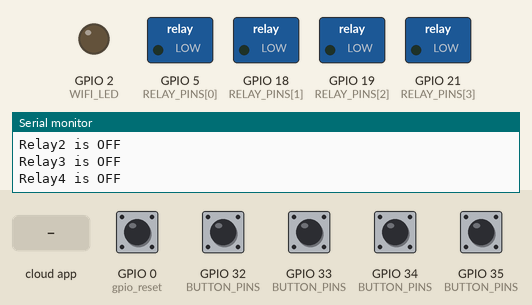
Simulated run of this sketch. Board: ESP32. Parts: switched loads named in the sketch (green lamp = pin HIGH), output pins drawn as LEDs (lit = HIGH), the last lines printed to the serial monitor. Inputs (shaded band) come from the test bench; at power-on: GPIO 0 (gpio_reset), GPIO 32 (BUTTON_PINS), GPIO 33 (BUTTON_PINS), GPIO 34 (BUTTON_PINS), GPIO 35 (BUTTON_PINS) HIGH. WiFi joins after 1.5 s; servers stay silent unless stated; EEPROM starts erased.

Above: at 1.2 s.
1.3 s: GPIO 32 (BUTTON_PINS) pulled LOW for 0.15 s
At 2.7 s:
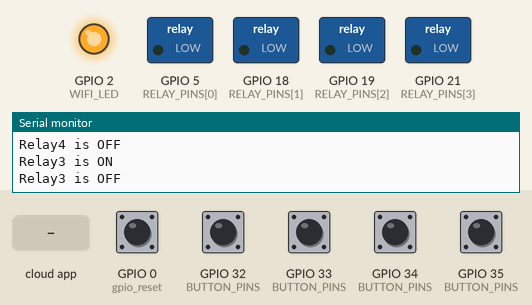
3.0 s: the phone or cloud app sets Switch1 to 1
At 4.0 s:
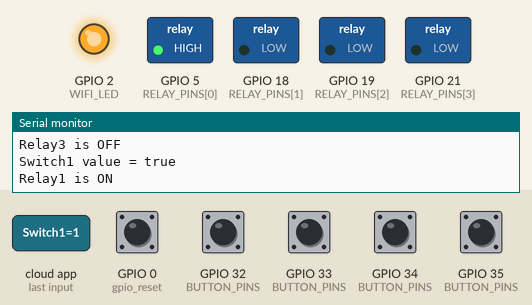
4.5 s: GPIO 33 (BUTTON_PINS) pulled LOW for 0.15 s
At 4.67 s:
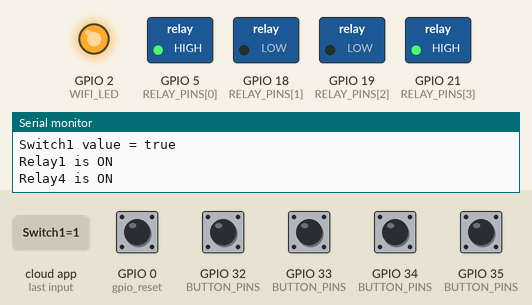
6.2 s: GPIO 35 (BUTTON_PINS) pulled LOW for 0.15 s
At 6.38 s:
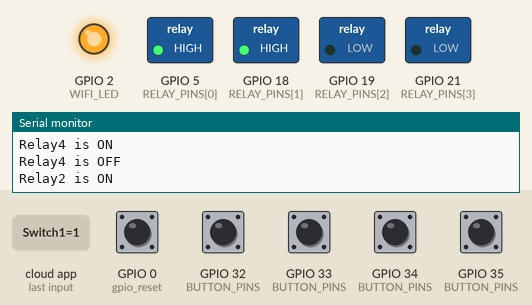
7.9 s: the phone or cloud app sets Switch3 to 1
At 8.5 s:
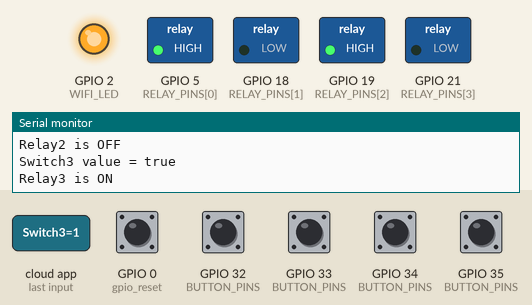
9.4 s: GPIO 34 (BUTTON_PINS) pulled LOW for 0.15 s
At 9.59 s:
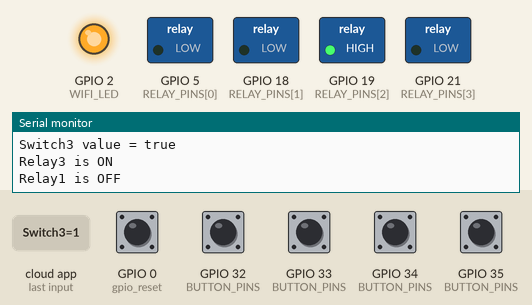
Timing chart, 0 to 12.1 s (numbered marks = the images above; inputs shaded):
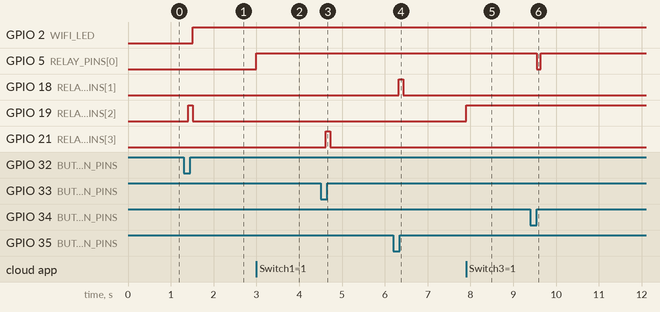

The sketch:

esp32_4sw.ino
```cpp
#include "RMaker.h"
#include "WiFi.h"
#include "WiFiProv.h"
#include <Preferences.h>
#include <ezButton.h>

//---------------------------------------------------
const char* service_name = "Prov_Tahidul";
const char* pop = "12345678";

// Device Names
const char* device_names[4] = {"Switch1", "Switch2", "Switch3", "Switch4"};

// GPIO mapping
static const uint8_t RELAY_PINS[4] = {5, 18, 19, 21};   // D23, D22, D21, D19
static const uint8_t BUTTON_PINS[4] = {34, 35, 32, 33};
static const uint8_t WIFI_LED = 2;   // D2
static const uint8_t gpio_reset = 0;

// Relay State
bool relay_states[4] = {LOW, LOW, LOW, LOW};

// RainMaker device objects
static Switch* my_switches[4];

// Preferences for NVS storage
Preferences preferences;

// ezButton objects
ezButton buttons[4] = {ezButton(BUTTON_PINS[0]), ezButton(BUTTON_PINS[1]), ezButton(BUTTON_PINS[2]), ezButton(BUTTON_PINS[3])};

/****************************************************************************************************
 * sysProvEvent Function
 *****************************************************************************************************/
void sysProvEvent(arduino_event_t *sys_event)
{
    switch (sys_event->event_id) {
        case ARDUINO_EVENT_PROV_START:
#if CONFIG_IDF_TARGET_ESP32
            Serial.printf("\nProvisioning Started with name \"%s\" and PoP \"%s\" on BLE\n", service_name, pop);
            printQR(service_name, pop, "ble");
#else
            Serial.printf("\nProvisioning Started with name \"%s\" and PoP \"%s\" on SoftAP\n", service_name, pop);
            printQR(service_name, pop, "softap");
#endif
            break;
        case ARDUINO_EVENT_WIFI_STA_CONNECTED:
            Serial.printf("\nConnected to Wi-Fi!\n");
            digitalWrite(WIFI_LED, HIGH);
            break;
    }
}

/****************************************************************************************************
 * write_callback Function
 *****************************************************************************************************/
void write_callback(Device *device, Param *param, const param_val_t val, void *priv_data, write_ctx_t *ctx)
{
    const char* device_name = device->getDeviceName();
    const char* param_name = param->getParamName();

    for (int i = 0; i < 4; i++) {
        if(strcmp(device_name, device_names[i]) == 0 && strcmp(param_name, "Power") == 0) {
            Serial.printf("%s value = %s\n", device_names[i], val.val.b ? "true" : "false");
            relay_states[i] = !val.val.b; // invert logic if needed
            control_relay(i, relay_states[i]);
        }
    }
}

/****************************************************************************************************
 * setup Function
 *****************************************************************************************************/
void setup(){
    uint32_t chipId = 0;
    Serial.begin(115200);

    preferences.begin("relays", false);

    // Set the Relays GPIOs as output mode and initialize relays/buttons
    for (int i = 0; i < 4; i++) {
        pinMode(RELAY_PINS[i], OUTPUT);
        buttons[i].setDebounceTime(100);

        // Retrieve relay states from Preferences (NVS) or set to default LOW
        char key[8];
        snprintf(key, sizeof(key), "relay%d", i+1);
        relay_states[i] = preferences.getBool(key, LOW);

        digitalWrite(RELAY_PINS[i], relay_states[i]);
    }

    pinMode(gpio_reset, INPUT);
    pinMode(WIFI_LED, OUTPUT);
    digitalWrite(WIFI_LED, LOW);

    Node my_node = RMaker.initNode("Ahmad_Logs");

    // Initialize switch devices
    for (int i = 0; i < 4; i++) {
        my_switches[i] = new Switch(device_names[i], (void*)&RELAY_PINS[i]);
        my_switches[i]->addCb(write_callback);
        my_node.addDevice(*my_switches[i]);
    }

    // Uncomment if you need these services:
    // RMaker.enableOTA(OTA_USING_PARAMS);
    // RMaker.enableTZService();
    // RMaker.enableSchedule();

    for(int i=0; i<17; i=i+8) {
        chipId |= ((ESP.getEfuseMac() >> (40 - i)) & 0xff) << i;
    }

    Serial.printf("\nChip ID:  %d Service Name: %s\n", chipId, service_name);
    Serial.printf("\nStarting ESP-RainMaker\n");
    RMaker.start();

    WiFi.onEvent(sysProvEvent);
#if CONFIG_IDF_TARGET_ESP32
    WiFiProv.beginProvision(NETWORK_PROV_SCHEME_BLE, NETWORK_PROV_SCHEME_HANDLER_FREE_BTDM, NETWORK_PROV_SECURITY_1, pop, service_name);
#else
    WiFiProv.beginProvision(NETWORK_PROV_SCHEME_SOFTAP, NETWORK_PROV_SCHEME_HANDLER_NONE, NETWORK_PROV_SECURITY_1, pop, service_name);
#endif

    // Report initial states
    for (int i = 0; i < 4; i++) {
        my_switches[i]->updateAndReportParam(ESP_RMAKER_DEF_POWER_NAME, relay_states[i]);
        Serial.printf("Relay%d is %s \n", i+1, relay_states[i] ? "ON" : "OFF");
    }
}

/****************************************************************************************************
 * loop Function
 *****************************************************************************************************/
void loop()
{
    // Read GPIO0 (external button to reset device)
    if(digitalRead(gpio_reset) == LOW) { //Push button pressed
        Serial.printf("Reset Button Pressed!\n");
        delay(100);
        int startTime = millis();
        while(digitalRead(gpio_reset) == LOW) delay(50);
        int endTime = millis();

        if ((endTime - startTime) > 10000) {
            // If key pressed for more than 10secs, reset all
            Serial.printf("Reset to factory.\n");
            RMakerFactoryReset(2);
        }
        else if ((endTime - startTime) > 3000) {
            Serial.printf("Reset Wi-Fi.\n");
            // If key pressed for more than 3secs, but less than 10, reset Wi-Fi
            RMakerWiFiReset(2);
        }
    }

    delay(100);

    digitalWrite(WIFI_LED, WiFi.status() == WL_CONNECTED ? HIGH : LOW);

    button_control();
}

/*******************************************************************************
 * button_control function:
 ******************************************************************************/
void button_control(){
    for (int i = 0; i < 4; i++) {
        buttons[i].loop();
        if(buttons[i].isPressed()){
            control_relay(i, relay_states[i]);
            my_switches[i]->updateAndReportParam(ESP_RMAKER_DEF_POWER_NAME, relay_states[i]);
        }
    }
}

/****************************************************************************************************
 * control_relay Function
 *****************************************************************************************************/
void control_relay(int idx, boolean &status){
    status = !status;
    digitalWrite(RELAY_PINS[idx], status);
    preferences.begin("relays", false);
    char key[8];
    snprintf(key, sizeof(key), "relay%d", idx+1);
    preferences.putBool(key, status);
    preferences.end();
    Serial.printf("Relay%d is %s\n", idx+1, status ? "ON" : "OFF");
}
```

RMaker.cpp
```cpp
#include "sdkconfig.h"
#ifdef CONFIG_ESP_RMAKER_WORK_QUEUE_TASK_STACK
#include "RMaker.h"
#include <esp_rmaker_schedule.h>
#include <esp_rmaker_utils.h>
#include <esp_rmaker_scenes.h>
#include <esp_rmaker_common_events.h>
bool wifiLowLevelInit(bool persistent);
static esp_err_t err;

extern "C" bool verifyRollbackLater() {
  return true;
}

static void event_handler(void *arg, esp_event_base_t event_base, int32_t event_id, void *event_data) {
  if (event_base == RMAKER_EVENT) {
    switch (event_id) {
      case RMAKER_EVENT_INIT_DONE:        log_i("RainMaker Initialized."); break;
      case RMAKER_EVENT_CLAIM_STARTED:    log_i("RainMaker Claim Started."); break;
      case RMAKER_EVENT_CLAIM_SUCCESSFUL: log_i("RainMaker Claim Successful."); break;
      case RMAKER_EVENT_CLAIM_FAILED:     log_i("RainMaker Claim Failed."); break;
      default:                            log_i("Unhandled RainMaker Event:");
    }
  } else if (event_base == RMAKER_COMMON_EVENT) {
    switch (event_id) {
      case RMAKER_EVENT_REBOOT:            log_i("Rebooting in %d seconds.", *((uint8_t *)event_data)); break;
      case RMAKER_EVENT_WIFI_RESET:        log_i("Wi-Fi credentials reset."); break;
      case RMAKER_EVENT_FACTORY_RESET:     log_i("Node reset to factory defaults."); break;
      case RMAKER_MQTT_EVENT_CONNECTED:    log_i("MQTT Connected."); break;
      case RMAKER_MQTT_EVENT_DISCONNECTED: log_i("MQTT Disconnected."); break;
      case RMAKER_MQTT_EVENT_PUBLISHED:    log_i("MQTT Published. Msg id: %d.", *((int *)event_data)); break;
      default:                             log_w("Unhandled RainMaker Common Event: %" PRIi32, event_id);
    }
  } else if (event_base == RMAKER_OTA_EVENT) {
    if (event_data == NULL) {
      event_data = (void *)"";
    }
    switch (event_id) {
      case RMAKER_OTA_EVENT_STARTING:    log_i("Starting OTA"); break;
      case RMAKER_OTA_EVENT_IN_PROGRESS: log_i("OTA in progress : %s", (char *)event_data); break;
      case RMAKER_OTA_EVENT_SUCCESSFUL:  log_i("OTA Successful : %s", (char *)event_data); break;
      case RMAKER_OTA_EVENT_FAILED:      log_i("OTA Failed : %s", (char *)event_data); break;
      case RMAKER_OTA_EVENT_DELAYED:     log_i("OTA Delayed : %s", (char *)event_data); break;
      case RMAKER_OTA_EVENT_REJECTED:    log_i("OTA Rejected : %s", (char *)event_data); break;
      default:                           log_i("Unhandled OTA Event"); break;
    }
  }
}

void RMakerClass::setTimeSync(bool val) {
  rainmaker_cfg.enable_time_sync = val;
}

Node RMakerClass::initNode(const char *name, const char *type) {
  wifiLowLevelInit(true);
  Node node;
  esp_rmaker_node_t *rnode = NULL;
  esp_event_handler_register(RMAKER_EVENT, ESP_EVENT_ANY_ID, &event_handler, NULL);
  esp_event_handler_register(RMAKER_OTA_EVENT, ESP_EVENT_ANY_ID, &event_handler, NULL);
  esp_event_handler_register(RMAKER_COMMON_EVENT, ESP_EVENT_ANY_ID, &event_handler, NULL);
  rnode = esp_rmaker_node_init(&rainmaker_cfg, name, type);
  if (!rnode) {
    log_e("Node init failed");
    return node;
  }
  node.setNodeHandle(rnode);
  return node;
}

esp_err_t RMakerClass::start() {
  err = esp_rmaker_start();
  if (err != ESP_OK) {
    log_e("ESP RainMaker core task failed");
  }
  return err;
}

esp_err_t RMakerClass::stop() {
  err = esp_rmaker_stop();
  if (err != ESP_OK) {
    log_e("ESP RainMaker stop error");
  }
  return err;
}

esp_err_t RMakerClass::deinitNode(Node rnode) {
  err = esp_rmaker_node_deinit(rnode.getNodeHandle());
  if (err != ESP_OK) {
    log_e("Node deinit failed");
  }
  return err;
}

esp_err_t RMakerClass::setTimeZone(const char *tz) {
  err = esp_rmaker_time_set_timezone(tz);
  if (err != ESP_OK) {
    log_e("Setting time zone error");
  }
  return err;
}

esp_err_t RMakerClass::enableSchedule() {
  err = esp_rmaker_schedule_enable();
  if (err != ESP_OK) {
    log_e("Schedule enable failed");
  }
  return err;
}

esp_err_t RMakerClass::enableTZService() {
  err = esp_rmaker_timezone_service_enable();
  if (err != ESP_OK) {
    log_e("Timezone service enable failed");
  }
  return err;
}

esp_err_t RMakerClass::enableOTA(ota_type_t type, const char *cert) {
  esp_rmaker_ota_config_t ota_config = {.ota_cb = NULL, .ota_diag = NULL, .server_cert = cert, .priv = NULL};
  err = esp_rmaker_ota_enable(&ota_config, type);
  if (err != ESP_OK) {
    log_e("OTA enable failed");
  }
  return err;
}

esp_err_t RMakerClass::enableScenes() {
  err = esp_rmaker_scenes_enable();
  if (err != ESP_OK) {
    log_e("Scenes enable failed");
  }
  return err;
}

esp_err_t RMakerClass::enableSystemService(uint16_t flags, int8_t reboot_seconds, int8_t reset_seconds, int8_t reset_reboot_seconds) {
  esp_rmaker_system_serv_config_t config = {
    .flags = flags, .reboot_seconds = reboot_seconds, .reset_seconds = reset_seconds, .reset_reboot_seconds = reset_reboot_seconds
  };
  err = esp_rmaker_system_service_enable(&config);
  return err;
}

RMakerClass RMaker;
#endif
```

RMaker.h
```cpp
// (licence header left out)
#pragma once
#include "sdkconfig.h"
#ifdef CONFIG_ESP_RMAKER_WORK_QUEUE_TASK_STACK
#include "esp_system.h"
#include "Arduino.h"
#include "RMakerNode.h"
#include "RMakerQR.h"
#include "RMakerUtils.h"
#include <esp_rmaker_standard_types.h>

class RMakerClass {
private:
  esp_rmaker_config_t rainmaker_cfg = {false};

public:
  void setTimeSync(bool val);
  Node initNode(const char *name, const char *type = "ESP RainMaker with Arduino");
  esp_err_t deinitNode(Node node);
  esp_err_t setTimeZone(const char *tz = "Asia/Shanghai");
  esp_err_t enableSchedule();
  esp_err_t enableTZService();
  esp_err_t enableOTA(ota_type_t type, const char *cert = ESP_RMAKER_OTA_DEFAULT_SERVER_CERT);
  esp_err_t enableScenes();
  esp_err_t enableSystemService(uint16_t flags, int8_t reboot_seconds = 2, int8_t reset_seconds = 2, int8_t reset_reboot_seconds = 2);
  esp_err_t start();
  esp_err_t stop();
};

extern RMakerClass RMaker;
#endif
```

RMakerNode.cpp
```cpp
#include "sdkconfig.h"
#ifdef CONFIG_ESP_RMAKER_WORK_QUEUE_TASK_STACK
#include "RMakerNode.h"
static esp_err_t err;

esp_err_t Node::addDevice(Device device) {
  err = esp_rmaker_node_add_device(node, device.getDeviceHandle());
  if (err != ESP_OK) {
    log_e("Device was not added to the Node");
  }
  return err;
}

esp_err_t Node::removeDevice(Device device) {
  err = esp_rmaker_node_remove_device(node, device.getDeviceHandle());
  if (err != ESP_OK) {
    log_e("Device was not removed from the Node");
  }
  return err;
}

char *Node::getNodeID() {
  return esp_rmaker_get_node_id();
}

node_info_t *Node::getNodeInfo() {
  return esp_rmaker_node_get_info(node);
}

esp_err_t Node::addNodeAttr(const char *attr_name, const char *val) {
  err = esp_rmaker_node_add_attribute(node, attr_name, val);
  if (err != ESP_OK) {
    log_e("Failed to add attribute to the Node");
  }
  return err;
}
#endif
```

RMakerParam.cpp
```cpp
#include "sdkconfig.h"
#ifdef CONFIG_ESP_RMAKER_WORK_QUEUE_TASK_STACK
#include "RMakerParam.h"

static esp_err_t err;

esp_err_t Param::addUIType(const char *ui_type) {
  err = esp_rmaker_param_add_ui_type(param_handle, ui_type);
  if (err != ESP_OK) {
    log_e("Add UI type error");
  }
  return err;
}

esp_err_t Param::addBounds(param_val_t min, param_val_t max, param_val_t step) {
  err = esp_rmaker_param_add_bounds(param_handle, min, max, step);
  if (err != ESP_OK) {
    log_e("Add Bounds error");
  }
  return err;
}

esp_err_t Param::updateAndReport(param_val_t val) {
  err = esp_rmaker_param_update_and_report(getParamHandle(), val);
  if (err != ESP_OK) {
    log_e("Update and Report param failed");
  }
  return err;
}

esp_err_t Param::addValidStrList(const char **string_list, uint8_t count) {
  esp_err_t err = esp_rmaker_param_add_valid_str_list(getParamHandle(), string_list, count);
  if (err != ESP_OK) {
    log_e("Add valid string list error");
  }
  return err;
}
#endif
```

RMakerQR.cpp
```cpp
#include "RMakerQR.h"
#ifdef CONFIG_ESP_RMAKER_WORK_QUEUE_TASK_STACK
void printQR(const char *name, const char *pop, const char *transport) {
  if (!name || !pop || !transport) {
    log_w("Cannot generate QR code payload. Data missing.");
    return;
  }
  char payload[150] = {0};
  snprintf(
    payload, sizeof(payload),
    "{\"ver\":\"%s\",\"name\":\"%s\""
    ",\"pop\":\"%s\",\"transport\":\"%s\"}",
    PROV_QR_VERSION, name, pop, transport
  );
  if (Serial) {
    Serial.printf("Scan this QR code from the ESP RainMaker phone app.\n");
  }
  //qrcode_display(payload);  // deprecated!
  esp_qrcode_config_t cfg = ESP_QRCODE_CONFIG_DEFAULT();
  esp_qrcode_generate(&cfg, payload);
  if (Serial) {
    Serial.printf("If QR code is not visible, copy paste the below URL in a browser.\n%s?data=%s\n", QRCODE_BASE_URL, payload);
  }
}
#endif
```

RMakerQR.h
```cpp
// (licence header left out)
#pragma once
#include "sdkconfig.h"
#ifdef CONFIG_ESP_RMAKER_WORK_QUEUE_TASK_STACK
#include "RMaker.h"
#include "esp_system.h"
#include <qrcode.h>

#define PROV_QR_VERSION "v1"
#define QRCODE_BASE_URL "https://rainmaker.espressif.com/qrcode.html"

void printQR(const char *name, const char *pop, const char *transport);
#endif
```

RMakerType.cpp
```cpp
#include "sdkconfig.h"
#ifdef CONFIG_ESP_RMAKER_WORK_QUEUE_TASK_STACK
#include "RMakerType.h"

param_val_t value(int ival) {
  return esp_rmaker_int(ival);
}

param_val_t value(bool bval) {
  return esp_rmaker_bool(bval);
}

param_val_t value(char *sval) {
  return esp_rmaker_str(sval);
}

param_val_t value(float fval) {
  return esp_rmaker_float(fval);
}

param_val_t value(const char *sval) {
  return esp_rmaker_str(sval);
}
#endif
```

RMakerUtils.cpp
```cpp
#include "RMakerUtils.h"
#ifdef CONFIG_ESP_RMAKER_WORK_QUEUE_TASK_STACK
#define RESET_DELAY_SEC 2
void RMakerFactoryReset(int reboot_seconds) {
  esp_rmaker_factory_reset(RESET_DELAY_SEC, reboot_seconds);
}

void RMakerWiFiReset(int reboot_seconds) {
  esp_rmaker_wifi_reset(RESET_DELAY_SEC, reboot_seconds);
}
#endif
```

RMakerUtils.h
```cpp
// (licence header left out)
#pragma once
#include "sdkconfig.h"
#ifdef CONFIG_ESP_RMAKER_WORK_QUEUE_TASK_STACK
#include "RMaker.h"
#include "esp_system.h"
#include <esp_rmaker_utils.h>

void RMakerFactoryReset(int seconds);
void RMakerWiFiReset(int seconds);
#endif
```

Source omitted: RMakerDevice.cpp (6936 bytes), AppInsights.cpp (2350 bytes)

Measured:
- after the input at 1.3 s, GPIO 19 (RELAY_PINS[2]): LOW → HIGH after 0.11 s, → LOW 0.10 s later
- after the input at 3.0 s, GPIO 5 (RELAY_PINS[0]): LOW → HIGH at once
- after the input at 4.5 s, GPIO 21 (RELAY_PINS[3]): LOW → HIGH after 0.12 s, → LOW 0.10 s later
- after the input at 6.2 s, GPIO 18 (RELAY_PINS[1]): LOW → HIGH after 0.13 s, → LOW 0.10 s later
- after the input at 7.9 s, GPIO 19 (RELAY_PINS[2]): LOW → HIGH at once
- after the input at 9.4 s, GPIO 5 (RELAY_PINS[0]): HIGH → LOW after 0.14 s, → HIGH 0.10 s later
